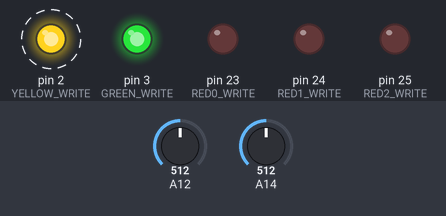
A sketch run on a simulated Arduino Mega 2560, built with avr-gcc and run on an emulated ATmega2560. Parts: output pins drawn as LEDs (lit = HIGH). Dashed ring = blinking. Inputs (shaded band) come from the test bench; at power-on: A14 = 512, A12 = 512.

Above: at 1.2 s.
1.3 s: A14 set to 785
3.5 s: A14 set to 810
At 5.7 s:
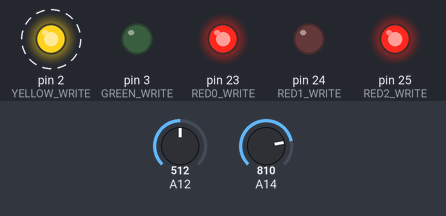
Timing chart, 0 to 12.5 s (numbered marks = the images above; inputs shaded):
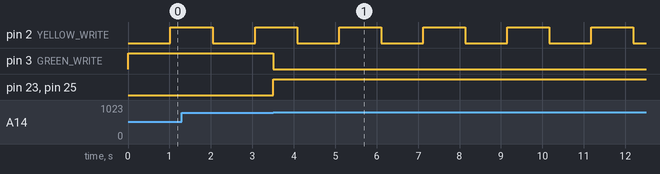

The sketch:

electrical.ino
```cpp
#define RED2_WRITE 25
#define RED1_WRITE 24
#define RED0_WRITE 23
#define GREEN_WRITE 3
#define YELLOW_WRITE 2
#define POT_READ 8
#define WHITE_READ 30
#define BLUE_READ 28


// the setup routine runs once when you press reset:
void setup() {
  // initialize the digital pin as an output.
  pinMode(RED2_WRITE, OUTPUT);
  pinMode(RED1_WRITE, OUTPUT);
  pinMode(RED0_WRITE, OUTPUT);
  pinMode(GREEN_WRITE, OUTPUT);
  pinMode(YELLOW_WRITE, OUTPUT);
  pinMode(POT_READ, INPUT);
  pinMode(WHITE_READ, INPUT);
  pinMode(BLUE_READ, INPUT);

}
bool is_error = false;

void no_error(){
  digitalWrite(RED2_WRITE, LOW);
  digitalWrite(RED1_WRITE, LOW);
  digitalWrite(RED0_WRITE, LOW);
  digitalWrite(GREEN_WRITE, HIGH);
  is_error = false;
}

void random_pressing_error_5(){
  digitalWrite(RED2_WRITE, HIGH);
  digitalWrite(RED1_WRITE, HIGH);
  digitalWrite(RED0_WRITE, HIGH);
  digitalWrite(GREEN_WRITE, LOW);
  is_error = true;
}

void disconnected_wire_error_4(){
  digitalWrite(RED2_WRITE, HIGH);
  digitalWrite(RED1_WRITE, HIGH);
  digitalWrite(GREEN_WRITE, LOW);
  is_error = true;
}

void loud_sound_error_3(){

  digitalWrite(RED2_WRITE, HIGH);
  digitalWrite(RED0_WRITE, HIGH);
  digitalWrite(GREEN_WRITE, LOW);
  is_error = true;
}

void random_chance_error_2(){
  digitalWrite(RED1_WRITE, HIGH);
  digitalWrite(RED0_WRITE, HIGH);
  digitalWrite(GREEN_WRITE, LOW);
  is_error = true;
}

// the loop routine runs over and over again forever:

int last_blink = 0;
int last_error = 0;
bool blinked = false;
void loop() {

  // Blinking to know it still operational
  if (last_blink >= 1000){
    last_blink = 0;
    blinked = !blinked;
    digitalWrite(YELLOW_WRITE, blinked);
  }
  //Random press error
  if (is_error == false && analogRead(BLUE_READ) > 1000){
    random_pressing_error_5();
  }

  //Sound sensor
  if  (analogRead(WHITE_READ) > 800){
    loud_sound_error_3();
  }


  delay(10);
  last_blink += 10;
  if (is_error == true) {
    last_error += 10;
  }else{
    last_error = 0;
    no_error();
  }


}
```

Measured:
- the behaviour switches between 800 and 801 on A14 (found by bisection; images 0 and 1)
- after the input at 3.5 s, pin 3 (GREEN_WRITE): HIGH → LOW at once; pin 23 (RED0_WRITE), pin 25 (RED2_WRITE): LOW → HIGH at once
- by itself, pin 2 (YELLOW_WRITE): alternates HIGH for 1.0 s and LOW for 1.0 s
